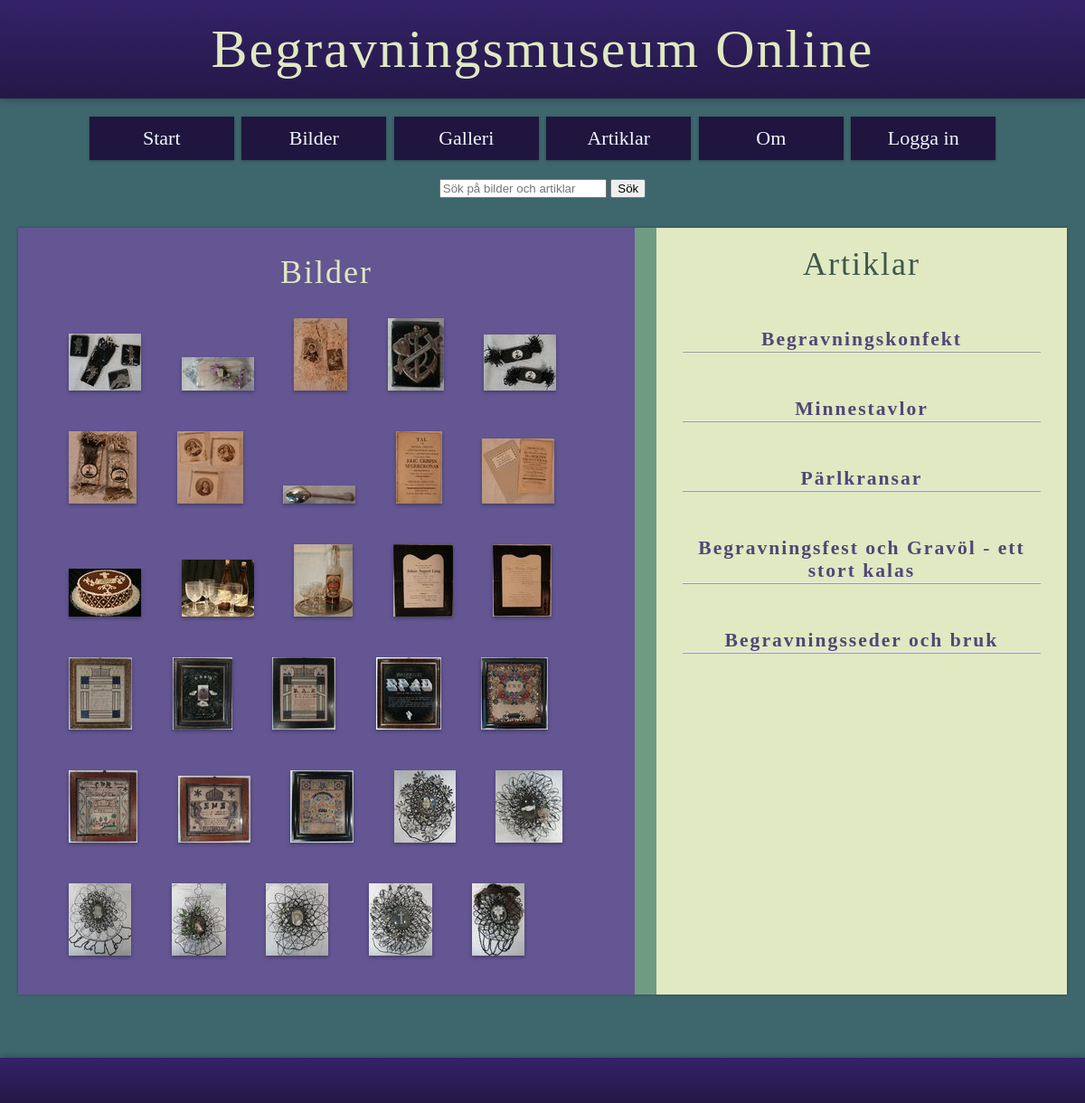
Screenshot of /ta-bort.php with the database file from the repository.
### tables this page shows
CREATE TABLE Object
		(
			id INTEGER PRIMARY KEY  NOT NULL  UNIQUE, 
			title TEXT, 
			category TEXT, 
			text TEXT,
			image TEXT,
			owner TEXT
		);

CREATE TABLE "Article" (
	"id"	INTEGER NOT NULL UNIQUE,
	"category"	TEXT,
	"title"	TEXT,
	"content"	TEXT,
	"author"	TEXT,
	"pubdate"	DATETIME NOT NULL DEFAULT CURRENT_DATE,
	PRIMARY KEY("id")
);

### src/functions.php (called while the page is built, shortened)
<?php
function findTemplateFile(string $tpl): string
{
    $viewPath = __DIR__ . "/../view";
    $files = [
        $tpl,
        "$viewPath/$tpl",
        "$viewPath/$tpl.php",
    ];
    foreach ($files as $file) {
        if (is_readable($file)) {
            return $file;
        }
    }
    throw new Exception(
        "The template file '$tpl' does not exists or is not readable in"
            . " any way I know of. I even tried the paths '$viewPath/$tpl' and"
            . " '$viewPath/$tpl.php'."
    );
}
function render(string $tpl, array $data = []): void
{
    $file = findTemplateFile($tpl);
    extract($data);
    require $file;
}
function renderToString(string $tpl, array $data = []): string
{
    render($tpl, $data);
    $html = ob_get_contents();
    return $html ? $html : "";
}
function connectToDatabase(string $dsn): object
{
    try {
        $db = new PDO($dsn);
        $db->setAttribute(PDO::ATTR_ERRMODE, PDO::ERRMODE_EXCEPTION);
        $db->setAttribute(PDO::ATTR_DEFAULT_FETCH_MODE, PDO::FETCH_ASSOC);
    } catch (PDOException $e) {
        echo "Failed to connect to the database using DSN:<br>'$dsn'<br>";
        throw $e;
    }
    return $db;
}
function rowsInTable(string $tableName): int
{
    $dsn = "sqlite:../db/bmo.sqlite";
    $db = connectToDatabase($dsn);
    $sql = <<<EOD
    SELECT
        *
    FROM $tableName
    ;
    EOD;
    $stmt = $db->prepare($sql);
    $stmt->execute();
    $res = $stmt->fetchAll();
    return count($res);
}

### view/db-obj-to-delete.php (the view)
<?php
$id = $id ?? null;
$subfolder = $subfolder ?? null;
if (!$id) {
    die("Något gick fel när sidan försökte hämtas.");
} else {
    $dsn = "sqlite:../db/bmo.sqlite";
    $db = connectToDatabase($dsn);
    $sql = <<<EOD
    SELECT
        *
    FROM Object
    WHERE
        id = ?
    ;
    EOD;
    $stmt = $db->prepare($sql);
    $args = [$id];
    $stmt->execute($args);
    $res = $stmt->fetch();
}
?>
<a class="no-underline" href="../public/ta-bort-bild.php?id=<?= $res['id'] ?>">
    <img class="smallObj" src="../public/img/<?= $subfolder ?>/<?= $res["image"] ?>" alt="<?= $res["title"] ?>">
</a>

### public/ta-bort.php (shortened to what this page needs)
<?php
$data["title"] = "Ta bort";
$data["main"] = <<<EOD
<h2 class = "mainh2">Bilder</h2>
EOD;
$data["aside"] = <<<EOD
<h2 class = "aside-text">Artiklar</h2>
EOD;
$obj = "";
$objLength = range(1, rowsInTable("Object"));
$articles = "";
$articleLength = range(1, rowsInTable("Article"));
foreach ($objLength as $id) {
    $obj .= renderToString("../view/db-obj-to-delete.php", ["id" => $id, "subfolder" => "80"]);
}
foreach ($articleLength as $id) {
    $articles .= renderToString("../view/db-title-to-delete.php", ["id" => $id]);
}
$data["main"] .= $obj;
$data["aside"] .= $articles;
render("layout/base", $data);

### view/db-title-to-delete.php
<?php
$id = $id ?? null;
if (!$id) {
    die("Något gick fel när sidan försökte hämtas.");
} else {
    $dsn = "sqlite:../db/bmo.sqlite";
    $db = connectToDatabase($dsn);
    $sql = <<<EOD
    SELECT
        *
    FROM Article
    WHERE
        id = ?
    ;
    EOD;
    $stmt = $db->prepare($sql);
    $args = [$id];
    $stmt->execute($args);
    $res = $stmt->fetch();
}
?>
<a class="no-underline" href="../public/ta-bort-artikel.php?id=<?= $res['id'] ?>">
    <h4 class="aside-text shortcut-titles">
        <strong><?= $res["title"] ?></strong>
    </h4>
</a>

### view/layout/base.php (shortened to what this page needs)
<!doctype html>
<html lang="sv">
<head>
    <link rel="stylesheet" href="css/style.css">
</head>
<body>
    <div>
        <header class="siteheader">
            <h1>Begravningsmuseum Online</h1>
        </header>
    </div>
    <div class="navbar">
        <?php require __DIR__ . "/../navbar.php" ?>
    </div>
    <div>
        <?php require __DIR__ . "/../searchform.php" ?>
    </div>
    <div class="row row-main">
        <main class="main">
            <?php if (isset($main)) : ?>
                <?= $main ?>
            <?php else : ?>
                <p>This is default text for the page.</p>
            <?php endif; ?>
        </main>
        <aside class="aside">
            <?php if (isset($aside)) : ?>
                <?= $aside ?>
            <?php else : ?>
                <p>Aside default text</p>
            <?php endif; ?>
        </aside>
    </div>
    <footer class="sitefooter">
    </footer>
</body>
</html>

### view/navbar.php
<?php
$admin = $_SESSION["admin"] ?? null;
$items = [
    "Start" => "index.php",
    "Bilder" => "bilder.php",
    "Galleri" => "galleri.php",
    "Artiklar" => "artiklar.php",
    "Om" => "om.php",
];
if ($admin) {
    $items["Lägg till"] = "lägg-till.php";
    $items["Ta bort"] = "ta-bort.php";
    $items["Logga ut"] = "logout.php";
} else {
    $items["Logga in"] = "login.php";
}
$curPage = basename($_SERVER["REQUEST_URI"]);
?>
<nav>
    <?php foreach ($items as $key => $val) :
        $selected = ($curPage === $val) ? "selected" : null;
        ?>
        <a class="<?= $selected ?>" href="<?= $val ?>"><?= $key ?></a>
    <?php endforeach; ?>
</nav>

### view/searchform.php
<?php
$lastSearch = $_GET["search"] ?? "";
?>
<form method="post" action="../view/process-search.php">
    <fieldset class="search-form">
        <p>
            <input type="text" name="search" placeholder="Sök på bilder och artiklar" value="<?= $lastSearch ?>">
            <input type="submit" name="doit" value="Sök">
        </p>
    </fieldset>
</form>

### public/css/base.css (style rules this page uses)
html { box-sizing: border-box; background-color: #3e666d; }
*, *::before, *::after { box-sizing: inherit; }
body { overflow-y: scroll; font-size: 18px; margin: 0px auto; }
h1 { color: #e0e9C1; text-align: center; font-family: 'Times New Roman', Times, serif; font-weight: initial; letter-spacing: 2px; font-size: 3em; margin: 0; }
p { color: AliceBlue; }
h2 { color: #e0e9C1; text-align: center; font-family: 'Times New Roman', Times, serif; font-weight: initial; letter-spacing: 2px; font-size: 2em; margin: 10px; }
h4 { color: #e0e9C1; font-family: 'Times New Roman', Times, serif; font-weight: initial; letter-spacing: 2px; font-size: 1.1em; margin: 30px 0 0px 5px; }
.aside-text { color: #241847; }
.no-underline { text-decoration: none; }
.shortcut-titles { text-align: center; margin: 50px 20px; color: #514677; font-size: 1.2em; border-bottom: 2px ridge; }
.row { display: flex; justify-content: space-between; gap: 24px; background-color: #709b83; }
.row-main { margin: 0 20px; box-shadow: 0px 0px 3px rgba(0, 0, 0, 0.3);; }
.siteheader { background-image: linear-gradient(#342268, #241847); padding: 20px; box-shadow: 0px 0px 8px rgba(0, 0, 0, 0.3); font-size: 20px; }
.navbar { text-align: center; background-color: #3e666d; margin: 1em 1.5em 0 1.5em; }
.navbar a { display: inline-block; width: 160px; padding: 0.5em; margin: 2px; background-color: #1f153e; color: AliceBlue; text-decoration: none; font-size: 22px; box-shadow: 0px 1px 3px rgba(0, 0, 0, 0.3);; }
.main { background-color: #635693; width: 60%; min-height: 10em; padding: 1em 2em; }
.aside { background-color: #e0e9C1; width: 40%; padding: 0.5em; }
.aside h2 { color: rgb(63, 87, 74); }
.sitefooter { background-image: linear-gradient(#342268, #241847); height: 50px; margin: 70px 0px 0px 0px; box-shadow: 0px 0px 8px rgba(0, 0, 0, 0.3); }
.search-form { padding: 0px; margin: 0px 0px 15px 0px; border: none; text-align: center; }

### public/css/figure.css (style rules this page uses)
img { max-width: 100%; display: block; margin: auto; box-shadow: 0px 0px 8px rgba(0, 0, 0, 0.3); }
.smallObj { max-width: 100%; display: inline; margin: 20px; box-shadow: 0px 2px 4px rgba(0, 0, 0, 0.3); }

### rows the page displays
object: image (picture)
object: image (picture)
object: image (picture)
object: image (picture)
object: image (picture)
object: image (picture)
object: image (picture)
object: image (picture)
object: image (picture)
object: image (picture)
object: image (picture)
object: image (picture)
object: image (picture)
object: image (picture)
object: image (picture)
object: image (picture)
object: image (picture)
object: image (picture)
object: image (picture)
object: image (picture)
object: image (picture)
object: image (picture)
object: image (picture)
object: image (picture)
object: image (picture)
object: image (picture)
object: image (picture)
object: image (picture)
object: image (picture)
object: image (picture)
article: title "Begravningskonfekt"
article: title "Minnestavlor"
article: title "Pärlkransar"
article: title "Begravningsfest och Gravöl - ett stort kalas"
article: title "Begravningsseder och bruk"

### other values shown
$key "Start"
$key "Bilder"
$key "Galleri"
$key "Artiklar"
$key "Om"
$key "Logga in"
